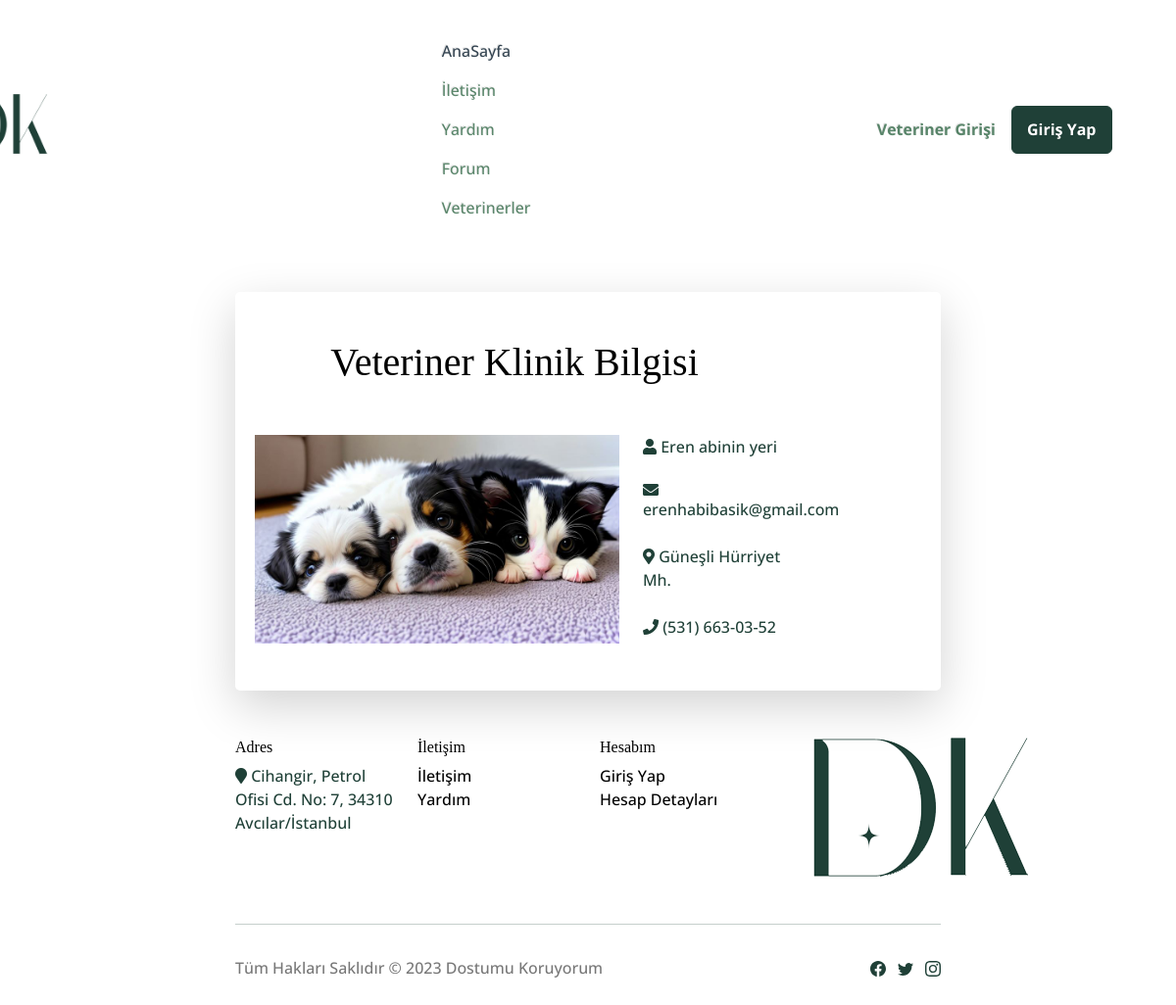
The page /DK/veteriner.php on the database its author committed.
### tables this page shows
CREATE TABLE `veterinary` (
  `id` int(11) NOT NULL AUTO_INCREMENT,
  `userId` int(11) DEFAULT NULL,
  `businessname` varchar(500) DEFAULT NULL,
  `email` varchar(100) DEFAULT NULL,
  `phone` varchar(20) DEFAULT NULL,
  `address` text NOT NULL,
  `x` float DEFAULT NULL,
  `y` float DEFAULT NULL,
  `approved` int(11) DEFAULT NULL,
  `createdDate` datetime DEFAULT NULL,
  `file` varchar(1000) DEFAULT NULL,
  `image` binary(1) DEFAULT NULL,
  PRIMARY KEY (`id`)
);

### DK/veteriner.php (the view, shortened to what this page needs)
<?php
  include 'header.php';
  $id = 1;
  $data = [
      "id" => $id,
  ];
  $statement = $db->prepare("SELECT * FROM veterinary WHERE 1=1 AND approved = 1 AND  id = :id");
  $statement->execute($data);
  $firstRow = $statement->fetch(PDO::FETCH_ASSOC);
  $businessname = "";
  $email = "";
  $phone = "";
  $address = "";
  if ($firstRow) {
  $businessname = $firstRow['businessname'];
  $email = $firstRow['email'];
  $address = $firstRow['address'];
  $phone = $firstRow['phone'];
  } else {
    echo "<script>window.location.href = '/veteriner_arama.php';</script>";
  }
?>
<div class="row" style="margin-top: 50px; margin-left: 150px; margin-right: 150px; padding-right: 90px; padding-left: 90px;">
  <div class="col-sm-12 col-lg-12 col-xl-12 col-xxl-12 bg-white shadow-lg" style="border-radius: 5px; padding-left: 202px; padding-right: 202px; margin-left: 0px; margin-right: -56px;">
    <div class="p-5" style="padding-left: 8px; margin-left: -250px; margin-right: -100px;">
    <body><link rel="stylesheet" href="https://cdnjs.cloudflare.com/ajax/libs/font-awesome/5.15.3/css/all.min.css" />
<div class="header" style="text-align: center;" >
  <h1>Veteriner Klinik Bilgisi</h1>
</div>
<div class="row" style="margin-top: 50px;">
<div class="col-md-8" >
    <img style="width: 100%;margin-left:20px;" src="/assets/slider/1.jpg">
  </div>
  <div class="col-md-4 " >
    <div style="margin-left:20px">
    <div class="contact-item">
      <i class="fa fa-user contact-icon"></i>
      <span><?php echo $businessname; ?></span>
    </div><br>
    <div class="contact-item">
      <i class="fas fa-envelope contact-icon"></i>
      <span><?php echo $email; ?></span>
    </div><br>
    <div class="contact-item">
      <i class="fas fa-map-marker-alt contact-icon"></i>
      <span><?php echo $address; ?></span>
    </div><br>
    <div class="contact-item">
      <i class="fas fa-phone contact-icon"></i>
      <span><?php echo $phone; ?></span>
    </div>
    </div>
  </div>
</div>
</div>
  </div>>
<?php
  include 'footer.php';
?> <script src="assets/bootstrap/js/bootstrap.min.js"></script>
</body>

### DK/assets/css/style.css (style rules this page uses)
h1, h2, h3 { font-family: 'Playfair Display', serif; color: #000000; }

### rows shown on the page
veterinary: businessname "Eren abinin yeri", email "erenhabibasik@gmail.com", address "Güneşli Hürriyet Mh.", phone "(531) 663-03-52"
